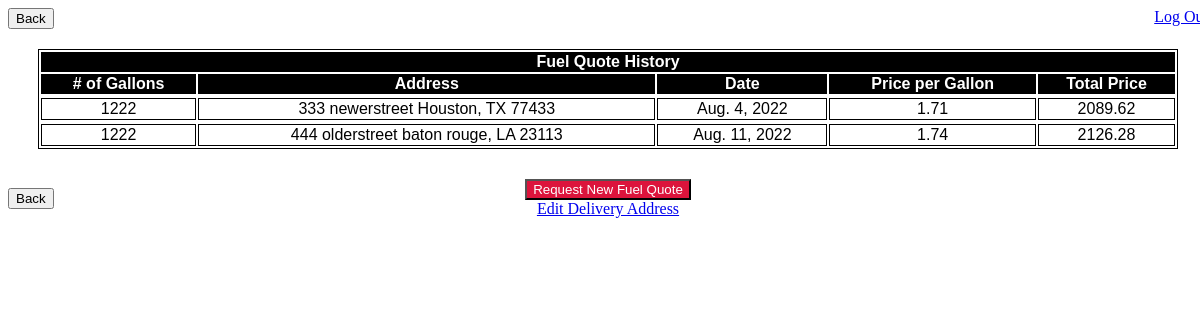
/2/QuoteHistory/, run on the app's committed database.
### FuelSite/models.py (models this page shows, shortened)
class fuelQuote (models.Model):
    user = models.ForeignKey(User, on_delete = models.CASCADE) #I added a foreign key for this model as it's a many-to-one relationship ~Victoria
    gallonsRequested = models.PositiveIntegerField() #Changed the field to one that only accepts positive values ~ Victoria
    deliveryDate = models.DateField() #Will need an extra validation to make sure the delivery date isn't in the past ~ Victoria
    deliveryAddress = models.CharField(max_length = 100)
    suggestedPrice = models.DecimalField(max_digits = 100, decimal_places = 2, default="", null=True, blank=True)
    totalAmountDue = models.DecimalField(max_digits = 100, decimal_places = 2, default="", null=True, blank=True)

### FuelSite/views.py (the view)
# urls.py: path('<int:user_id>/QuoteHistory/', views.fuelHist, name="fuelHist"),
def fuelHist(request, user_id):
    data = fuelQuote.objects.filter(user=user_id)
    context = {
         'data':data,
         'user_id': user_id,
    }
    return render(request, 'FuelQuoteHist.html', context)

### FuelSite/templates/FuelQuoteHist.html (shortened to what this page needs)
<!DOCTYPE html>
<html>
<head>
  {% load static %}
  <link href="{% static 'style.css' %}" rel="stylesheet" type="text/css" />
</head>
<body>
  <header>
    <input type="button" class="back" name="back" value="Back" onclick = "history.back()">
    <a href="{% url 'home' %}" class="logout"> Log Out </a>
  </header>
  <main>
    <table align="center" class="quoteTable">
      <thead>
        <tr>
          <th colspan="5">Fuel Quote History</th>
        </tr>
      </thead>
      <thead>
        <tr>
          <th># of Gallons</th>
          <th>Address</th>
          <th>Date</th>
          <th>Price per Gallon</th>
          <th>Total Price</th>
        </tr>
      </thead>
      {% for item in data %}
      <tr>
        <tbody>
              <td>{{item.gallonsRequested}}</td>
              <td>{{item.deliveryAddress}}</td>
              <td>{{item.deliveryDate}}</td>
              <td>{{item.suggestedPrice}}</td>
              <td>{{item.totalAmountDue}}</td>
        </tbody>
      </tr>
      {% endfor %}
    </table>
    <div class="requestDiv">
      <input type="button" class="request" value="Request New Fuel Quote" onclick="location.href='{% url 'submitFuelQuote' user_id %}';">
    </div>
<div class="requestDiv">
    <a href="{% url 'submitCliForm' user_id %}" class="editClient">Edit Delivery Address </a>
</div>
  </main>
  <footer>
    <input type="button" class="back" name="back" value="Back" onclick = "history.back()">
  </footer>
</body>
</html>

### FuelSite/static/style.css (style rules this page uses)
html, body { height: 100%; width: 100%; }
footer { position: relative; top:20px }
.logout { float: right; }
.requestDiv { text-align: center; position: relative; top: 50px; }
.request { background-color: crimson; color: white; position: relative; }
table,td { font-family: Arial, Helvetica, sans-serif; border: 1px solid black; text-align: center; }
.quoteTable { width: 95%; position: relative; top: 20px }
thead, tfoot { background-color: black; color: white; }

### data on the page
fuelQuote: gallonsRequested "1222", deliveryAddress "333 newerstreet Houston, TX 77433", deliveryDate "Aug. 4, 2022", suggestedPrice "1.71", totalAmountDue "2089.62"
fuelQuote: gallonsRequested "1222", deliveryAddress "444 olderstreet baton rouge, LA 23113", deliveryDate "Aug. 11, 2022", suggestedPrice "1.74", totalAmountDue "2126.28"
